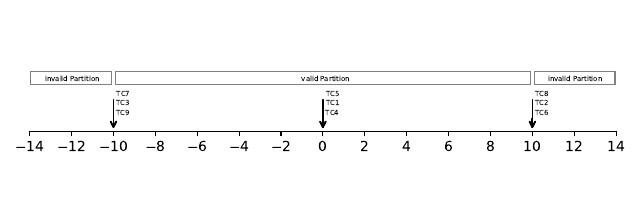

Generate this figure with Python:
# -*- coding: utf-8 -*-
"""
Created on Fri Nov 12 23:08:49 2021

@author: r.hif
"""

from matplotlib import pyplot as plt
import matplotlib.patches as patches
# from matplotlib.patches import FancyBboxPatch

def eventArrow(ax, text, time, height, depth):
    ax.annotate("", xy=(time, depth), xytext=(time, height),  arrowprops=dict(arrowstyle="->"))
    ax.text(time-0.2, 0.01+height, text, rotation=0, size=5)
    return True;

def tcArrow(ax, text, time, height, depth):
    ax.annotate("", xy=(time, depth), xytext=(time, height),  arrowprops=dict(arrowstyle="->"))
    ax.text(time+0.15, 0.01+height, text, rotation=0, size=5)
    return True;

# ax = plt.axes()

f, ax = plt.subplots(1,1)
f.set_dpi(300)

# print(f.get_size_inches())
# -> [6.4 4.8]
# f.set_size_inches(6.4, 1.25)
f.set_size_inches(6.4, 2)

lowBorder = -10.0
hiBorder = 10.0

tcArrow(ax, "TC9", -10.01, 0.25, 0)
tcArrow(ax, "TC3", -10,  	0.40, 0)
tcArrow(ax, "TC7", -9.99,	0.55, 0)
tcArrow(ax, "TC4", -0.01, 	0.25, 0)
tcArrow(ax, "TC1", 0,  	 	0.40, 0)
tcArrow(ax, "TC5", 0.01,  	0.55, 0)
tcArrow(ax, "TC6", 9.99,  0.25, 0)
tcArrow(ax, "TC2", 10,   	0.40, 0)
tcArrow(ax, "TC8", 10.01,  0.55, 0)

# eventArrow(ax, "lower Border", lowBorder  ,   0.5, 0)
# rect0 = patches.Rectangle((6.1, .7), 8.8 , .2, linewidth=1, edgecolor='k', facecolor='lightyellow')
# ax.add_patch(rect0)

# eventArrow(ax, "higher Border", hiBorder, .5, 0)

rectHeight = 0.75

rectValid = patches.Rectangle((lowBorder+.1, rectHeight), (hiBorder-lowBorder)-.2 , .2, linewidth=1, edgecolor='grey', facecolor='none')
ax.add_patch(rectValid)
ax.text(0 - 1, rectHeight + .05, "valid Partition", rotation=0, size=5)

rectInValidRight = patches.Rectangle((hiBorder+.1, rectHeight), 3.85 , .2, linewidth=1, edgecolor='grey', facecolor='none')
ax.add_patch(rectInValidRight)
ax.text(hiBorder +0.75, rectHeight + .05, "invalid Partition", rotation=0, size=5)

rectInValidLeft = patches.Rectangle((lowBorder-4+.05, rectHeight), 3.85 , .2, linewidth=1, edgecolor='grey', facecolor='none')
ax.add_patch(rectInValidLeft)
ax.text(lowBorder -3.25 , rectHeight + .05, "invalid Partition", rotation=0, size=5)


ax.spines['left'].set_visible(False)
ax.spines['right'].set_visible(False)
ax.spines['top'].set_visible(False)
# ax.spines['bottom'].set_visible(False)
ax.set_aspect(3)

reng = range(-14,16,2)
plt.xticks(reng)
plt.yticks([])

# f.set_dpi(600)
f.tight_layout()
plt.savefig("EquivPart02.pdf")
# plt.savefig("EquivPart02.png")
# plt.show()